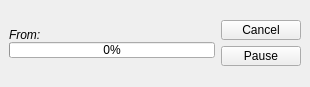
<ui version="4.0" >
 <author></author>
 <comment></comment>
 <exportmacro></exportmacro>
 <class>FileTransferItem</class>
 <widget class="QWidget" name="FileTransferItem" >
  <property name="geometry" >
   <rect>
    <x>0</x>
    <y>0</y>
    <width>310</width>
    <height>87</height>
   </rect>
  </property>
  <property name="windowTitle" >
   <string>Form</string>
  </property>
  <layout class="QGridLayout" >
   <property name="margin" >
    <number>9</number>
   </property>
   <property name="spacing" >
    <number>6</number>
   </property>
   <item row="0" column="0" >
    <layout class="QVBoxLayout" >
     <property name="margin" >
      <number>0</number>
     </property>
     <property name="spacing" >
      <number>0</number>
     </property>
     <item>
      <widget class="QLabel" name="filenameLabel" >
       <property name="text" >
        <string/>
       </property>
      </widget>
     </item>
     <item>
      <widget class="QLabel" name="contactLabel" >
       <property name="text" >
        <string>&lt;i>From:&lt;/i></string>
       </property>
      </widget>
     </item>
     <item>
      <widget class="QProgressBar" name="progressBar" >
       <property name="minimumSize" >
        <size>
         <width>0</width>
         <height>16</height>
        </size>
       </property>
       <property name="maximumSize" >
        <size>
         <width>16777215</width>
         <height>16</height>
        </size>
       </property>
       <property name="value" >
        <number>0</number>
       </property>
       <property name="orientation" >
        <enum>Qt::Horizontal</enum>
       </property>
       <property name="invertedAppearance" >
        <bool>false</bool>
       </property>
      </widget>
     </item>
     <item>
      <widget class="QLabel" name="statusLabel" >
       <property name="text" >
        <string/>
       </property>
      </widget>
     </item>
    </layout>
   </item>
   <item row="0" column="1" >
    <layout class="QVBoxLayout" >
     <property name="margin" >
      <number>0</number>
     </property>
     <property name="spacing" >
      <number>0</number>
     </property>
     <item>
      <widget class="QPushButton" name="cancelOpenButton" >
       <property name="maximumSize" >
        <size>
         <width>84</width>
         <height>20</height>
        </size>
       </property>
       <property name="text" >
        <string>Cancel</string>
       </property>
      </widget>
     </item>
     <item>
      <widget class="QPushButton" name="removePauseResumeButton" >
       <property name="maximumSize" >
        <size>
         <width>84</width>
         <height>20</height>
        </size>
       </property>
       <property name="text" >
        <string>Pause</string>
       </property>
      </widget>
     </item>
    </layout>
   </item>
  </layout>
 </widget>
 <pixmapfunction></pixmapfunction>
 <tabstops>
  <tabstop>cancelOpenButton</tabstop>
  <tabstop>removePauseResumeButton</tabstop>
 </tabstops>
 <resources>
  <include location="../../../../resources/wengophone.qrc" />
 </resources>
 <connections/>
</ui>
